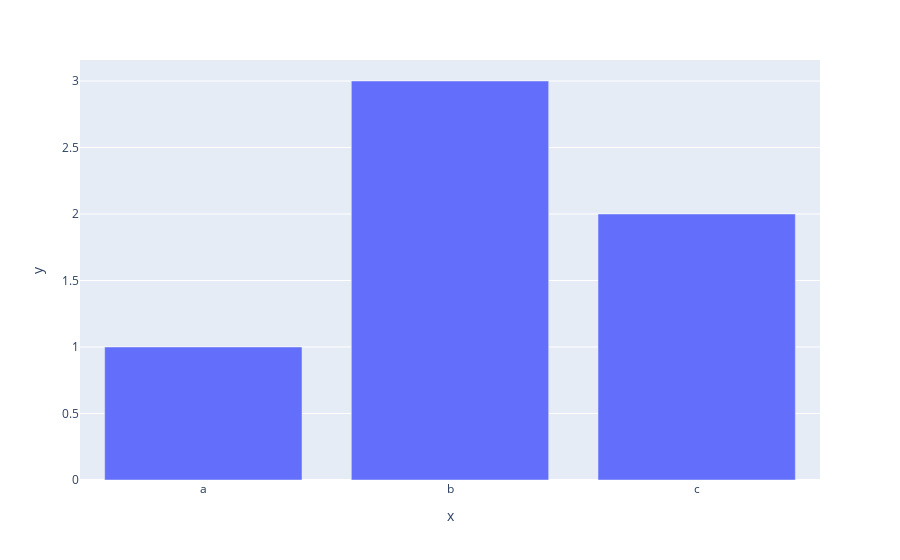

Notebook source saved alongside this figure:
### Code cell
import plotly.express as px
fig = px.bar(x=["a", "b", "c"], y=[1, 3, 2])
# fig.write_html('first_figure.html', auto_open=True)
fig

### Figure 1 — Plotly figure (JSON) as saved in the notebook; plotly's stock layout.template omitted (floating-point values rounded to 4 significant figures)
{"data": [{"alignmentgroup": "True", "hovertemplate": "x=%{x}<br>y=%{y}<extra></extra>", "legendgroup": "", "marker": {"color": "#636efa", "pattern": {"shape": ""}}, "name": "", "offsetgroup": "", "orientation": "v", "showlegend": false, "textposition": "auto", "type": "bar", "x": ["a", "b", "c"], "xaxis": "x", "y": [1, 3, 2], "yaxis": "y"}], "layout": {"barmode": "relative", "legend": {"tracegroupgap": 0}, "margin": {"t": 60}, "xaxis": {"anchor": "y", "domain": [0, 1], "title": {"text": "x"}}, "yaxis": {"anchor": "x", "domain": [0, 1], "title": {"text": "y"}}}}
